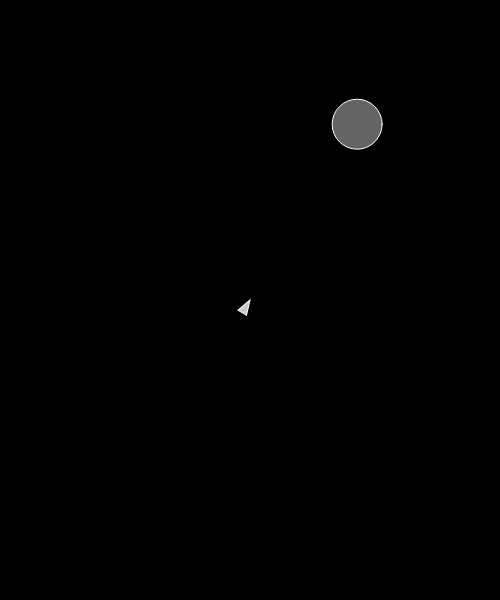
Frame 1 (no input)
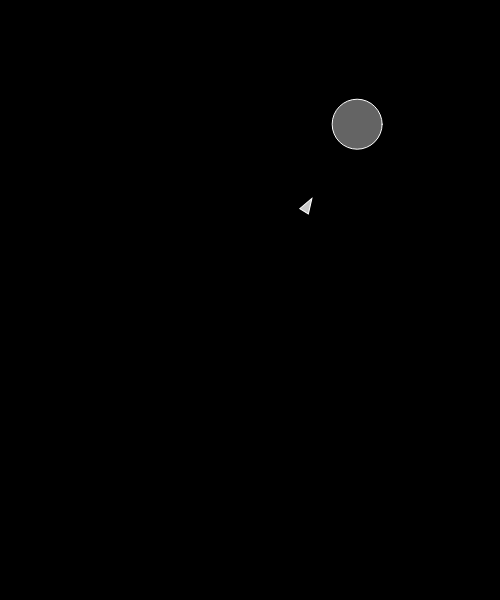
Frame 60 (no input)
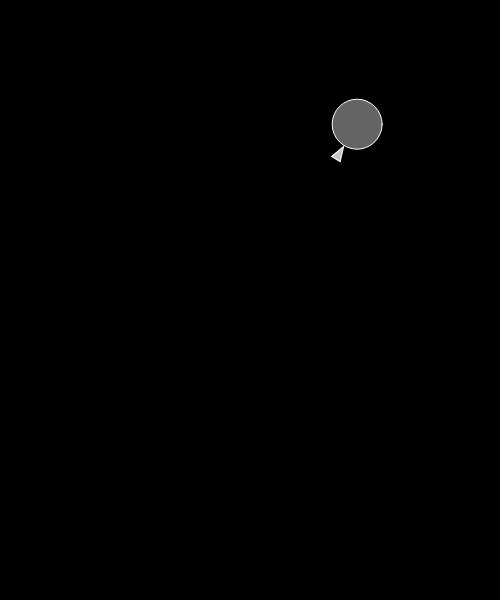
Frame 120 (the mouse pressed at the canvas centre since frame 60)

The p5.js sketch that drew these frames (run headless with seeded random() and noise() and a simulated clock; from frame 60 on, the mouse is pressed at the canvas centre):

// p5.js sketch
// ── sketch.js
let v;
let t;

function setup() {
  createCanvas(500,600);
  v = new Vehicle(width/2, height/2);
  t = new Target(random(width), random(height));
}

function draw() {
  background(0);
  
  t.display();
  
  v.seek(t);
  v.update();
  v.checkEdges();
  v.display();
}

function keyPressed() {
  t = new Target(random(width), random(height));
}
// ── Target.js
"use strict";

class Target {
  constructor(x, y) {
    this.pos = createVector(x, y);
    this.rad = random(10, 30);
  }
  display() {
    push();
    stroke(255);
    fill(100);
    ellipse(this.pos.x, this.pos.y, this.rad * 2, this.rad * 2);
    pop();
  }
}
// ── Vehicle.js
"use strict";

class Vehicle {
  constructor(x, y) {
    this.pos = createVector(x, y);
    this.vel = createVector();
    this.acc = createVector();
    this.angle = 0;

    this.maxSpeed = 5;
    this.maxForce = 0.1;
  }
  update() {
    this.vel.add(this.acc);
    this.pos.add(this.vel);
    this.acc.mult(0);
    this.angle = this.vel.heading();
  }
  checkEdges() {
    if (this.pos.x < 0) {
      this.pos.x = width;
    } else if (this.pos.x > width) {
      this.pos.x = 0;
    }
    if (this.pos.y < 0) {
      this.pos.y = height;
    } else if (this.pos.y > height) {
      this.pos.y = 0;
    }
  }
  seek(target) {
    let desired = p5.Vector.sub(target.pos, this.pos);
    //desired.normalize();  // we don't do this
    desired.mult(0.02); // check this out!
    let steer = p5.Vector.sub(desired, this.vel);
    steer.limit(this.maxForce);
    this.applyForce(steer);
  }
  applyForce(force) {
    this.acc.add(force);
  }
  display() {
    push();
    translate(this.pos.x, this.pos.y);
    rotate(this.angle);

    stroke(255);
    fill(200);
    triangle(0, 0, -15, -5, -15, 5);

    pop();
  }
}
